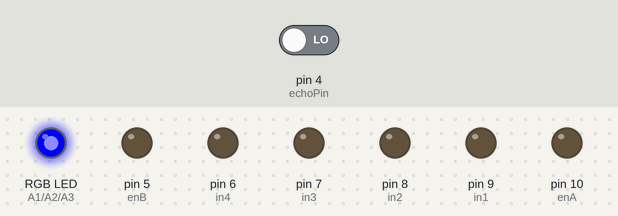
Bench run of a sketch on a simulated Arduino Uno, built with avr-gcc and run on an emulated ATmega328P. On the bench: an RGB LED mixed from three pins (HIGH = lit), output pins drawn as LEDs (lit = HIGH). Inputs (shaded band) come from the test bench; at power-on: pin 4 (echoPin) LOW. Pins used as bus, display or sensor lines are not drawn; what the sketch prints to the serial monitor is not drawn.

Above: at 0.05 s.
At 1.55 s:
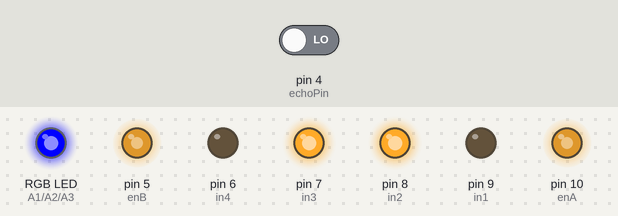
At 3.05 s:
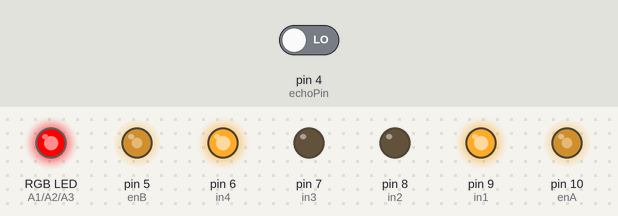
At 4.05 s:
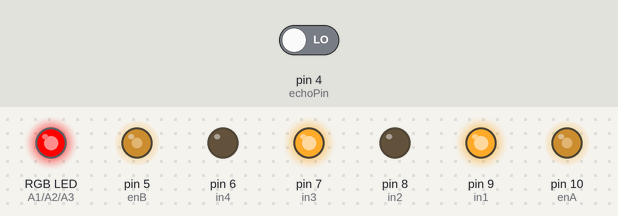
At 6.05 s:
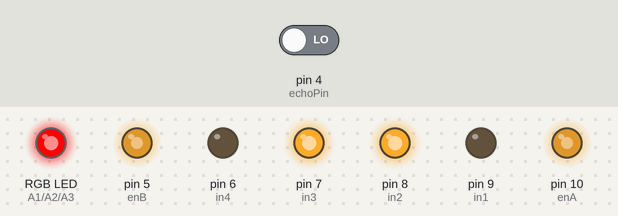
Timing chart, 0 to 7.9 s (numbered marks = the images above):
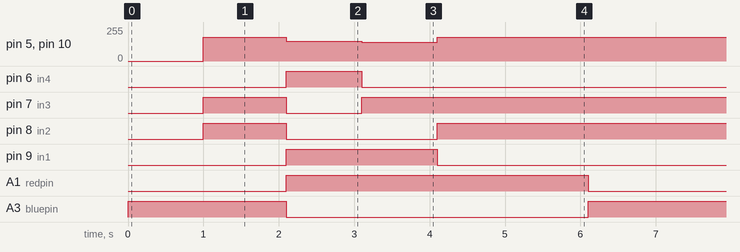

The sketch:

obstacleAvoidance.ino
```cpp
/*

obstacleAvoidance

http://www.wirebeings.com


*/


int enA = 10;
int in1 = 9;
int in2 = 8;

int enB = 5;
int in3 = 7;
int in4 = 6;

int trigPin = 2;
int echoPin = 4;
long duration, cm, inches;

int redpin=A1;
int greenpin=A2;
int bluepin=A3;

void setup() {

  pinMode(enA, OUTPUT);
  pinMode(enB, OUTPUT);
  pinMode(in1, OUTPUT);
  pinMode(in2, OUTPUT);
  pinMode(in3, OUTPUT);
  pinMode(in4, OUTPUT);

  Serial.begin (9600);
  Serial.println("obstacleAvoidance");
  Serial.println("by wirebeings");
  pinMode(trigPin, OUTPUT);
  pinMode(echoPin, INPUT);

}

void forward()
{

  digitalWrite(in1, LOW);
  digitalWrite(in2, HIGH);

  analogWrite(enA, 180);

  digitalWrite(in3, HIGH);
  digitalWrite(in4, LOW);

  analogWrite(enB, 180);
}

void backward()
{

  digitalWrite(in1, HIGH);
  digitalWrite(in2, LOW);

  analogWrite(enA, 150);

  digitalWrite(in3, LOW);
  digitalWrite(in4, HIGH);

  analogWrite(enB, 150);

}

void stop()
{
  digitalWrite(in1, LOW);
  digitalWrite(in2, LOW);
  digitalWrite(in3, LOW);
  digitalWrite(in4, LOW);
}

void avoid()
{
  //STOP
  digitalWrite(in1, LOW);
  digitalWrite(in2, LOW);
  digitalWrite(in3, LOW);
  digitalWrite(in4, LOW);
  //BACKUP
  digitalWrite(in1, HIGH);
  digitalWrite(in2, LOW);
  analogWrite(enA, 150);
  digitalWrite(in3, LOW);
  digitalWrite(in4, HIGH);
  analogWrite(enB, 150);
  delay(1000);
  //TURN
  digitalWrite(in1, HIGH);
  digitalWrite(in2, LOW);
  analogWrite(enA, 140);
  digitalWrite(in3, HIGH);
  digitalWrite(in4, LOW);
  analogWrite(enB, 140);
  delay(.001);


}

void RGB (int R, int G, int B){

    analogWrite(redpin,R);
    analogWrite(greenpin,G);
    analogWrite(bluepin,B);
}

void loop()
{
  RGB(0,0,255); //blue
  delay(1000);

  forward();

  int duration, distance, inch;
  digitalWrite(trigPin, HIGH);
  delay(100);
  digitalWrite(trigPin, LOW);
  duration = pulseIn(echoPin, HIGH);
  distance = (duration/2) / 29.1;
  inch = (distance * 0.3937);

  //Sets object detection distance to 4.5
  if (inch < 15) {
    RGB(255,0,0); //red
    avoid();
    delay(1000);
    forward();
    delay(2000);
   }

}
```

Measured:
- by itself, pin 5 (enB), pin 10 (enA): repeats every 6.1 s: 150/255 1.0 s, 140/255 1.0 s, 180/255 4.1 s
- by itself, pin 6 (in4): alternates HIGH for 1.0 s and LOW for 5.1 s
- by itself, pin 7 (in3): repeats every 6.1 s: LOW 1.0 s, HIGH 5.1 s
- by itself, pin 8 (in2): repeats every 6.1 s: LOW 2.0 s, HIGH 4.1 s
- by itself, pin 9 (in1): alternates HIGH for 2.0 s and LOW for 4.1 s
- by itself, A1 (redpin): alternates HIGH for 4.0 s and LOW for 2.1 s
- by itself, A3 (bluepin): alternates HIGH for 2.1 s and LOW for 4.0 s
